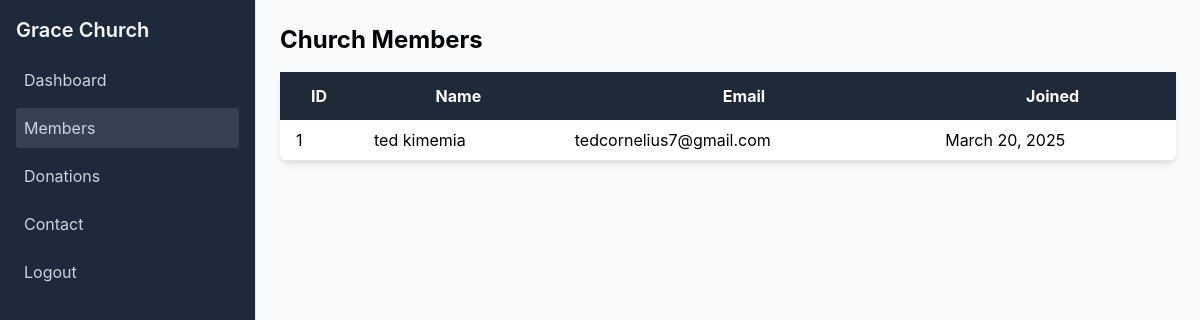
/churches/members.php, run on the app's committed database.
### tables this page shows
CREATE TABLE `users` (
  `Id` int(10) NOT NULL,
  `firstName` varchar(50) NOT NULL,
  `lastName` varchar(50) NOT NULL,
  `email` varchar(50) NOT NULL,
  `password` varchar(50) NOT NULL,
  `created_at` timestamp NOT NULL DEFAULT current_timestamp()
);

### churches/members.php (the view, shortened to what this page needs)
<?php
include_once 'connect.php';
$query = "SELECT id, CONCAT(firstName, ' ', lastName) AS name, email, created_at FROM users ORDER BY created_at DESC";
$result = mysqli_query($conn, $query);
$members = [];
while ($row = mysqli_fetch_assoc($result)) {
    $members[] = $row;
}
?>
<!DOCTYPE html>
<html lang="en">
<head>
    <link href="https://cdn.jsdelivr.net/npm/tailwindcss@2.2.19/dist/tailwind.min.css" rel="stylesheet">
    <link rel="stylesheet" href="members.css">
</head>
<body>
    <div class="flex h-screen overflow-hidden">
        <div class="sidebar w-64 border-r border-gray-200 p-4 bg-gray-900 text-white">
            <h2 class="text-xl font-semibold">Grace Church</h2>
            <nav class="mt-4">
                <ul class="space-y-2">
                    <li><a href="dashboard.php" class="block p-2 rounded hover:bg-gray-700">Dashboard</a></li>
                    <li><a href="members.php" class="block p-2 rounded bg-gray-700">Members</a></li>
                    <li><a href="donations.php" class="block p-2 rounded hover:bg-gray-700">Donations</a></li>
                    <li><a href="contact.php" class="block p-2 rounded hover:bg-gray-700">Contact</a></li>
                    <li><a href="logout.php" class="block p-2 rounded hover:bg-gray-700">Logout</a></li>
                </ul>
            </nav>
        </div>
        <div class="flex-1 p-6">
            <h1 class="text-2xl font-bold mb-4">Church Members</h1>
            <table class="w-full bg-white shadow-md rounded-lg">
                <thead>
                    <tr class="bg-gray-800 text-white">
                        <th class="py-3 px-4">ID</th>
                        <th class="py-3 px-4">Name</th>
                        <th class="py-3 px-4">Email</th>
                        <th class="py-3 px-4">Joined</th>
                    </tr>
                </thead>
                <tbody>
                    <?php if (!empty($members)): ?>
                        <?php foreach ($members as $member): ?>
                            <tr class="border-b hover:bg-gray-100">
                                <td class="py-2 px-4"><?php echo $member['id']; ?></td>
                                <td class="py-2 px-4"><?php echo htmlspecialchars($member['name']); ?></td>
                                <td class="py-2 px-4"><?php echo htmlspecialchars($member['email']); ?></td>
                                <td class="py-2 px-4"><?php echo date('F j, Y', strtotime($member['created_at'])); ?></td>
                            </tr>
                        <?php endforeach; ?>
                    <?php else: ?>
                        <tr>
                            <td colspan="4" class="py-3 text-center">No members found</td>
                        </tr>
                    <?php endif; ?>
                </tbody>
            </table>
        </div>
    </div>
</body>
</html>

### churches/members.css (style rules this page uses)
body { font-family: 'Inter', sans-serif; background-color: #f9fafb; margin: 0; padding: 0; }
.sidebar { background-color: #1e293b; color: #f8fafc; height: 100vh; transition: width 0.3s ease; overflow-y: auto; }
.sidebar a { color: #cbd5e1; transition: all 0.2s ease; }

### data on the page
users: Id "1", name "ted kimemia", email "tedcornelius7@gmail.com", created_at "March 20, 2025"
